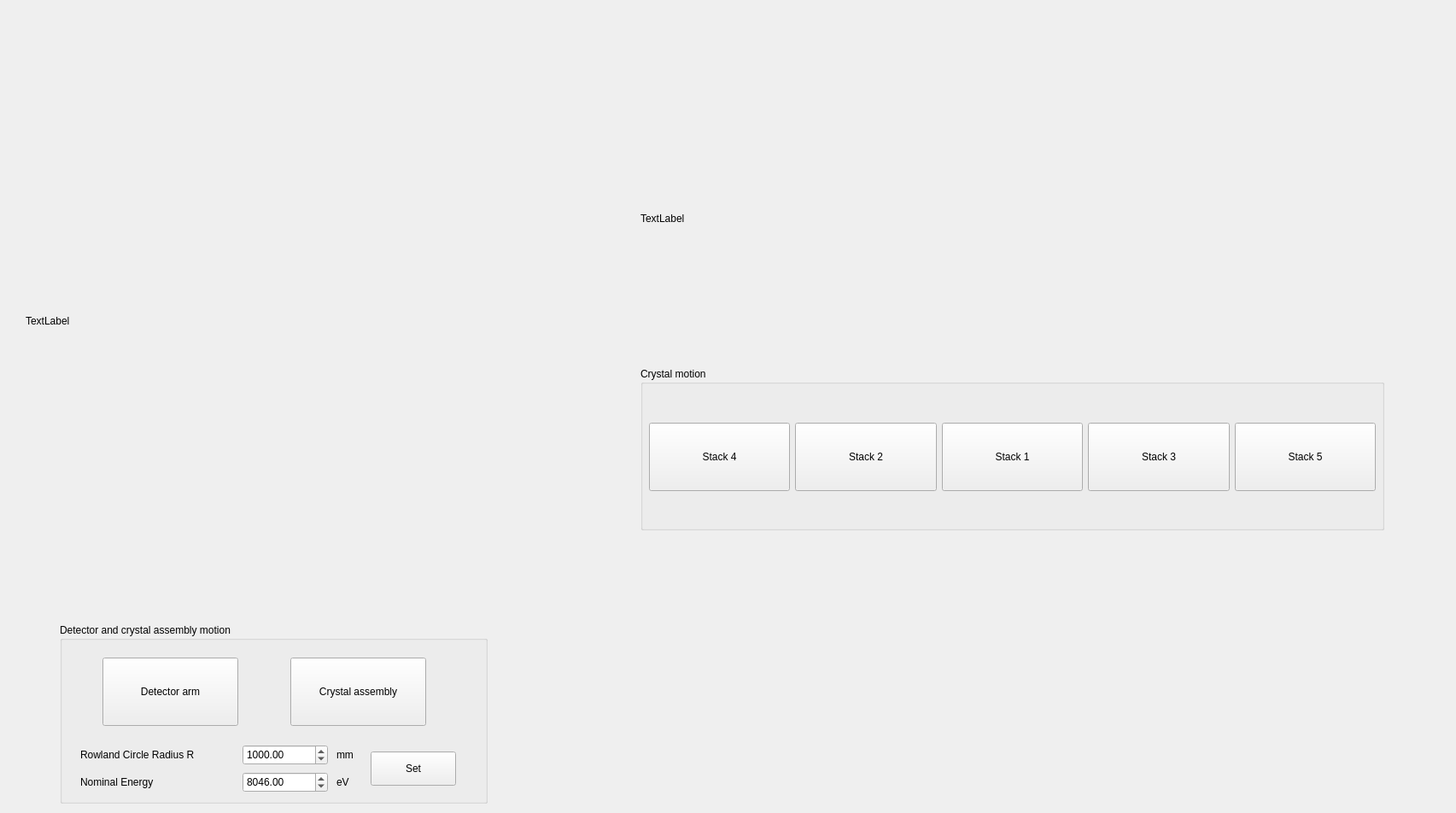
<?xml version="1.0" encoding="UTF-8"?>
<ui version="4.0">
 <class>Form</class>
 <widget class="QWidget" name="Form">
  <property name="geometry">
   <rect>
    <x>0</x>
    <y>0</y>
    <width>1705</width>
    <height>952</height>
   </rect>
  </property>
  <property name="windowTitle">
   <string>Form</string>
  </property>
  <widget class="QLabel" name="label_spectrometer_image_1">
   <property name="geometry">
    <rect>
     <x>30</x>
     <y>40</y>
     <width>711</width>
     <height>671</height>
    </rect>
   </property>
   <property name="text">
    <string>TextLabel</string>
   </property>
  </widget>
  <widget class="QLabel" name="label_spectrometer_image_2">
   <property name="geometry">
    <rect>
     <x>750</x>
     <y>50</y>
     <width>921</width>
     <height>411</height>
    </rect>
   </property>
   <property name="text">
    <string>TextLabel</string>
   </property>
  </widget>
  <widget class="QGroupBox" name="groupBox">
   <property name="geometry">
    <rect>
     <x>70</x>
     <y>730</y>
     <width>501</width>
     <height>211</height>
    </rect>
   </property>
   <property name="title">
    <string>Detector and crystal assembly motion</string>
   </property>
   <widget class="QPushButton" name="pushButton_detector_arm">
    <property name="geometry">
     <rect>
      <x>50</x>
      <y>40</y>
      <width>159</width>
      <height>80</height>
     </rect>
    </property>
    <property name="minimumSize">
     <size>
      <width>40</width>
      <height>80</height>
     </size>
    </property>
    <property name="text">
     <string>Detector arm</string>
    </property>
   </widget>
   <widget class="QPushButton" name="pushButton_crystal_assembly">
    <property name="geometry">
     <rect>
      <x>270</x>
      <y>40</y>
      <width>159</width>
      <height>80</height>
     </rect>
    </property>
    <property name="minimumSize">
     <size>
      <width>40</width>
      <height>80</height>
     </size>
    </property>
    <property name="text">
     <string>Crystal assembly</string>
    </property>
   </widget>
   <widget class="QWidget" name="gridLayoutWidget">
    <property name="geometry">
     <rect>
      <x>20</x>
      <y>140</y>
      <width>449</width>
      <height>61</height>
     </rect>
    </property>
    <layout class="QGridLayout" name="gridLayout_2">
     <item row="1" column="0">
      <widget class="QLabel" name="label_3">
       <property name="maximumSize">
        <size>
         <width>180</width>
         <height>24</height>
        </size>
       </property>
       <property name="text">
        <string>Nominal Energy</string>
       </property>
      </widget>
     </item>
     <item row="1" column="2">
      <widget class="QLabel" name="label_4">
       <property name="maximumSize">
        <size>
         <width>30</width>
         <height>24</height>
        </size>
       </property>
       <property name="text">
        <string>eV</string>
       </property>
      </widget>
     </item>
     <item row="0" column="2">
      <widget class="QLabel" name="label_2">
       <property name="maximumSize">
        <size>
         <width>30</width>
         <height>24</height>
        </size>
       </property>
       <property name="text">
        <string>mm</string>
       </property>
      </widget>
     </item>
     <item row="0" column="0">
      <widget class="QLabel" name="label">
       <property name="maximumSize">
        <size>
         <width>180</width>
         <height>24</height>
        </size>
       </property>
       <property name="text">
        <string>Rowland Circle Radius R</string>
       </property>
      </widget>
     </item>
     <item row="1" column="1">
      <widget class="QDoubleSpinBox" name="doubleSpinBox_johann_nominal_energy">
       <property name="maximumSize">
        <size>
         <width>100</width>
         <height>24</height>
        </size>
       </property>
       <property name="maximum">
        <double>35000.000000000000000</double>
       </property>
       <property name="value">
        <double>8046.000000000000000</double>
       </property>
      </widget>
     </item>
     <item row="0" column="1">
      <widget class="QDoubleSpinBox" name="doubleSpinBox_johann_R">
       <property name="maximumSize">
        <size>
         <width>100</width>
         <height>24</height>
        </size>
       </property>
       <property name="maximum">
        <double>2000.000000000000000</double>
       </property>
       <property name="value">
        <double>1000.000000000000000</double>
       </property>
      </widget>
     </item>
     <item row="0" column="3" rowspan="2">
      <widget class="QPushButton" name="pushButton_set_johann_R">
       <property name="maximumSize">
        <size>
         <width>100</width>
         <height>40</height>
        </size>
       </property>
       <property name="text">
        <string>Set</string>
       </property>
      </widget>
     </item>
    </layout>
   </widget>
  </widget>
  <widget class="QGroupBox" name="groupBox_2">
   <property name="geometry">
    <rect>
     <x>750</x>
     <y>430</y>
     <width>871</width>
     <height>191</height>
    </rect>
   </property>
   <property name="title">
    <string>Crystal motion</string>
   </property>
   <widget class="QWidget" name="layoutWidget">
    <property name="geometry">
     <rect>
      <x>10</x>
      <y>30</y>
      <width>851</width>
      <height>151</height>
     </rect>
    </property>
    <layout class="QHBoxLayout" name="horizontalLayout">
     <item>
      <widget class="QPushButton" name="pushButton_stack4">
       <property name="enabled">
        <bool>true</bool>
       </property>
       <property name="minimumSize">
        <size>
         <width>40</width>
         <height>80</height>
        </size>
       </property>
       <property name="text">
        <string>Stack 4</string>
       </property>
      </widget>
     </item>
     <item>
      <widget class="QPushButton" name="pushButton_stack2">
       <property name="minimumSize">
        <size>
         <width>40</width>
         <height>80</height>
        </size>
       </property>
       <property name="text">
        <string>Stack 2</string>
       </property>
      </widget>
     </item>
     <item>
      <widget class="QPushButton" name="pushButton_stack1">
       <property name="minimumSize">
        <size>
         <width>40</width>
         <height>80</height>
        </size>
       </property>
       <property name="text">
        <string>Stack 1</string>
       </property>
      </widget>
     </item>
     <item>
      <widget class="QPushButton" name="pushButton_stack3">
       <property name="minimumSize">
        <size>
         <width>40</width>
         <height>80</height>
        </size>
       </property>
       <property name="text">
        <string>Stack 3</string>
       </property>
      </widget>
     </item>
     <item>
      <widget class="QPushButton" name="pushButton_stack5">
       <property name="enabled">
        <bool>true</bool>
       </property>
       <property name="minimumSize">
        <size>
         <width>40</width>
         <height>80</height>
        </size>
       </property>
       <property name="text">
        <string>Stack 5</string>
       </property>
      </widget>
     </item>
    </layout>
   </widget>
  </widget>
  <widget class="QWidget" name="verticalLayoutWidget_2">
   <property name="geometry">
    <rect>
     <x>760</x>
     <y>630</y>
     <width>851</width>
     <height>221</height>
    </rect>
   </property>
   <layout class="QVBoxLayout" name="verticalLayout">
    <item>
     <spacer name="verticalSpacer">
      <property name="orientation">
       <enum>Qt::Vertical</enum>
      </property>
      <property name="sizeHint" stdset="0">
       <size>
        <width>20</width>
        <height>40</height>
       </size>
      </property>
     </spacer>
    </item>
    <item>
     <layout class="QVBoxLayout" name="verticalLayout_currentMotors"/>
    </item>
   </layout>
  </widget>
 </widget>
 <resources/>
 <connections/>
</ui>
